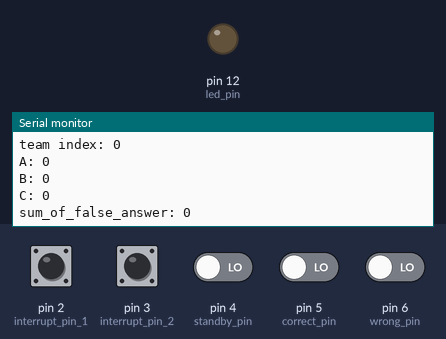
A sketch run on a simulated Arduino Uno, built with avr-gcc and run on an emulated ATmega328P. On the bench: output pins drawn as LEDs (lit = HIGH), the last lines printed to the serial monitor. Inputs (shaded band) come from the test bench; at power-on: pin 3 (interrupt_pin_2) HIGH, pin 2 (interrupt_pin_1), pin 4 (standby_pin), pin 5 (correct_pin), pin 6 (wrong_pin) LOW.

Above: at 1.8 s.
1.9 s: pin 2 (interrupt_pin_1) pulled HIGH for 0.6 s
4.0 s: pin 4 (standby_pin) driven HIGH
At 4.32 s:
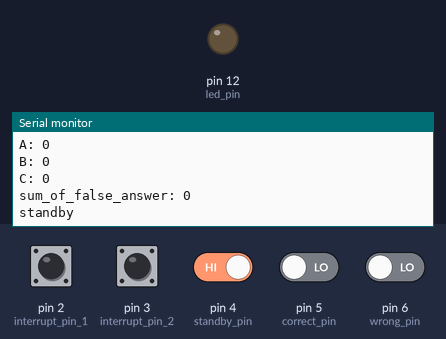
6.0 s: pin 5 (correct_pin) driven HIGH
At 6.32 s:
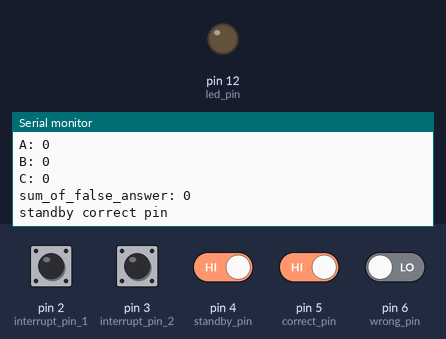
8.5 s: pin 5 (correct_pin) driven LOW and pin 6 (wrong_pin) driven HIGH
At 9.33 s:
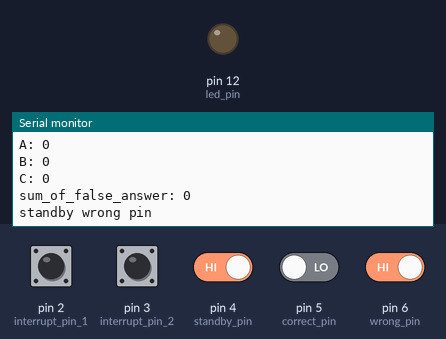
11.0 s: pin 4 (standby_pin) driven LOW
At 11.34 s:
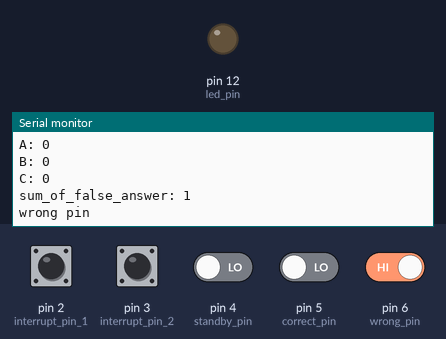
12.5 s: pin 2 (interrupt_pin_1) pulsed HIGH 5 times (0.12 s each, 0.3 s apart)
At 13.92 s:
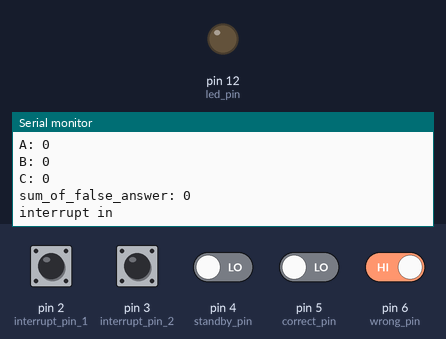

Measured:
- after the input at 4.0 s, the serial monitor: prints a new line at once (image 1)
- after the input at 6.0 s, the serial monitor: prints a new line at once (image 2)
- after the input at 8.5 s, the serial monitor: prints a new line after 0.53 s (image 3)
- after the input at 11.0 s, the serial monitor: prints a new line at once (image 4)
- after the input at 12.5 s, the serial monitor: prints a new line at once (image 5)

The sketch:

bel_cerdas_cermat.ino
```cpp
// jury pin
const int standby_pin = 4;
const int correct_pin = 5;
const int wrong_pin = 6;
// team pin
const int team_A_pin = 7;
const int team_B_pin = 8;
const int team_C_pin = 9;
// interrupt pin
const int interrupt_pin_1 = 2;
const int interrupt_pin_2 = 3;
// display pin
const int led_pin = 12;

// variables will change:
// team index: A=1, B=2, C=3
int team_index = 0;
int team_A_point = 0;
int team_B_point = 0;
int team_C_point = 0;
int sum_of_false_answer = 0;
boolean standby = false;
boolean change_standby_state = false;

void reset_value(){
  // RESET VALUE
  standby = false;
  team_index = 0;
  sum_of_false_answer = 0;
}


//-----------------------------------------
void setup()
{
  // init usart with 115200
  Serial.begin(115200);

  pinMode(standby_pin, INPUT);
  pinMode(correct_pin, INPUT);
  pinMode(wrong_pin, INPUT);

  pinMode(team_A_pin, INPUT);
  pinMode(team_B_pin, INPUT);
  pinMode(team_C_pin, INPUT);

  pinMode(interrupt_pin_1, INPUT);
  pinMode(interrupt_pin_2, INPUT);


  pinMode(led_pin, OUTPUT);
  // Changed Rising to Falling, so this is executed when changing
  // from high to low.
  attachInterrupt(digitalPinToInterrupt(interrupt_pin_1), push, RISING);
  attachInterrupt(digitalPinToInterrupt(interrupt_pin_2), unpush, FALLING);
}

//-----------------------------------------
void loop()
{
  // Logging
  Serial.print("standby: ");
  Serial.println(standby);
  Serial.print("team index: ");
  Serial.println(team_index);
  Serial.print("A: ");
  Serial.println(team_A_point);
  Serial.print("B: ");
  Serial.println(team_B_point);
  Serial.print("C: ");
  Serial.println(team_C_point);
  Serial.print("sum_of_false_answer: ");
  Serial.println(sum_of_false_answer);
  Serial.print("\n");

  boolean standby_read = digitalRead(standby_pin);
  boolean correct_read = digitalRead(correct_pin);
  boolean wrong_read = digitalRead(wrong_pin);

  if (standby){
    // TODO: Display teams who can answer (ABC)

    if (standby_read == HIGH){
      Serial.print("standby ");
      // TODO: Display point all teams with 2 second interval
    }

    if (correct_read == HIGH) {
      Serial.print("correct pin ");
      if (team_index == 1) {
        team_A_point = team_A_point + 2;
      } else if (team_index == 2) {
        team_B_point = team_B_point + 2;
      } else if (team_index == 3) {
        team_C_point = team_C_point + 2;
      }
      reset_value();
    } else if (wrong_read == HIGH){
      Serial.print("wrong pin ");

      if (team_index == 1) {
        team_A_point = team_A_point - 1;
      } else if (team_index == 2) {
        team_B_point = team_B_point - 1;
      } else if (team_index == 3) {
        team_C_point = team_C_point - 1;
      }
      change_standby_state = true;
      sum_of_false_answer += 1;

      // Max answer per round 2, if already 2
      // back to not ready state
      if (sum_of_false_answer == 2){
        reset_value();
      }
    }

  } else {
    // To Make State Ready
    if (standby_read == HIGH){
      Serial.print("standby ");
      //Serial.println(change_standby_state);
      standby = true;
      change_standby_state=true;
    }
  }

  delay(500);
}

//-----------------------------------------
// interrupt service routine (ISR)
void push()
{
  Serial.print("interrupt in");

  if (standby && change_standby_state){
    // Every round only csn answered max 2 times
    boolean A = digitalRead(team_A_pin);
    boolean B = digitalRead(team_B_pin);
    boolean C = digitalRead(team_C_pin);

    if (sum_of_false_answer <= 2) {
      if (A == HIGH && team_index != 1){
        Serial.println("----A-----");
        team_index = 1;
        digitalWrite(led_pin, HIGH);
        change_standby_state = false;
      } else if (B == HIGH && team_index != 2){
        Serial.println("----B-----");
        team_index = 2;
        digitalWrite(led_pin, HIGH);
        change_standby_state = false;
      } else if (C == HIGH && team_index != 3){
        Serial.println("----C-----");
        team_index = 3;
        digitalWrite(led_pin, HIGH);
        change_standby_state = false;
      }
    }
  }
}

void unpush()
{
  if (standby){
    digitalWrite(led_pin, LOW);
  }
}
```
